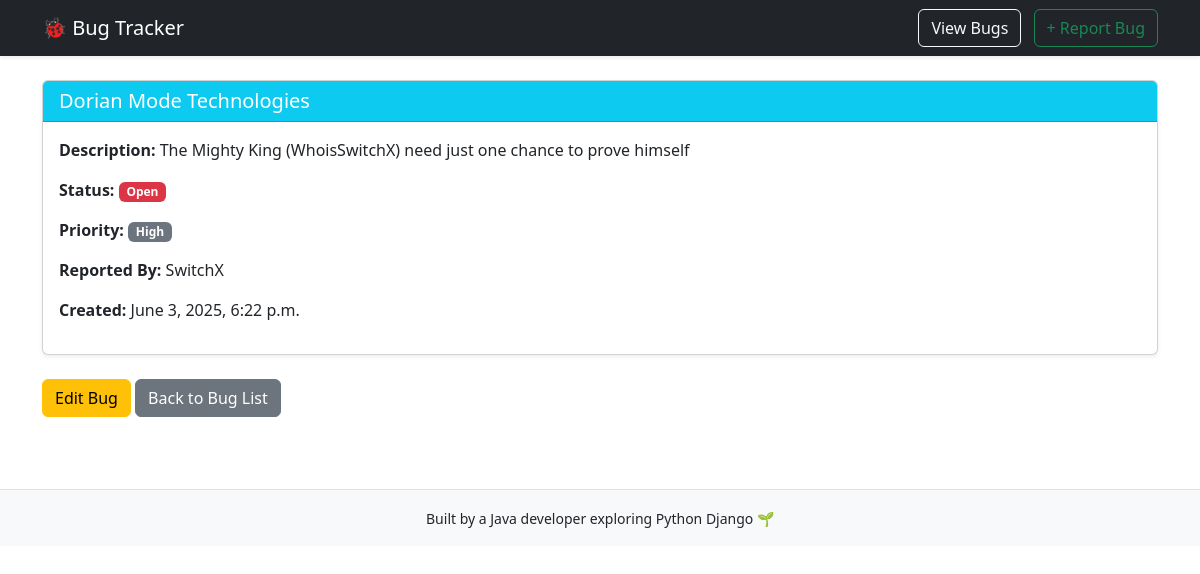
The app's page /bugs/7/ with its own data.
### bugs/models.py (models this page shows, shortened)
class Bug(models.Model):
    STATUS_CHOICES = [
        ('Open', 'Open'),
        ('In Progress', 'In Progress'),
        ('Closed', 'Closed'),
    ]
    PRIORITY_CHOICES = [
        ('Low', 'Low'),
        ('Medium', 'Medium'),
        ('High', 'High'),
    ]
    title = models.CharField(max_length=200)
    description = models.TextField()
    status = models.CharField(max_length=20, choices=STATUS_CHOICES, default='Open')
    priority = models.CharField(max_length=20, choices=PRIORITY_CHOICES, default='Medium')
    reporter_name = models.CharField(max_length=100)
    created_at = models.DateTimeField(auto_now_add=True)
    updated_at = models.DateTimeField(auto_now=True)

### bugs/views.py (the view)
# urls.py: path('bugs/<int:pk>/', bug_detail, name='bug-detail'),
def bug_detail(request, pk):
    bug = get_object_or_404(Bug, pk=pk)
    return render(request, 'bugs/bug_detail.html', {'bug': bug})

### templates/bugs/bug_detail.html (shortened to what this page needs)
{% extends 'base.html' %}
{% block content %}
<div class="card shadow-sm">
  <div class="card-header bg-info text-white">
    <h5 class="mb-0">{{ bug.title }}</h5>
  </div>
  <div class="card-body">
    <p><strong>Description:</strong> {{ bug.description }}</p>
    <p><strong>Status:</strong>
      <span class="badge {% if bug.status == 'Closed' %}bg-success{% elif bug.status == 'In Progress' %}bg-warning{% else %}bg-danger{% endif %}">
        {{ bug.status }}
      </span>
    </p>
    <p><strong>Priority:</strong> <span class="badge bg-secondary">{{ bug.priority }}</span></p>
    <p><strong>Reported By:</strong> {{ bug.reporter_name }}</p>
    <p><strong>Created:</strong> {{ bug.created_at }}</p>
  </div>
</div>
<div class="mt-4">
  <a href="{% url 'bug-edit' bug.pk %}" class="btn btn-warning">Edit Bug</a>
  <a href="{% url 'bug-list' %}" class="btn btn-secondary">Back to Bug List</a>
</div>
{% endblock %}

### records on screen
Bug: title "Dorian Mode Technologies", description "The Mighty King (WhoisSwitchX) need just one chance to prove himself", status "Open", priority "High", reporter_name "SwitchX", created_at "June 3, 2025, 6:22 p.m."
